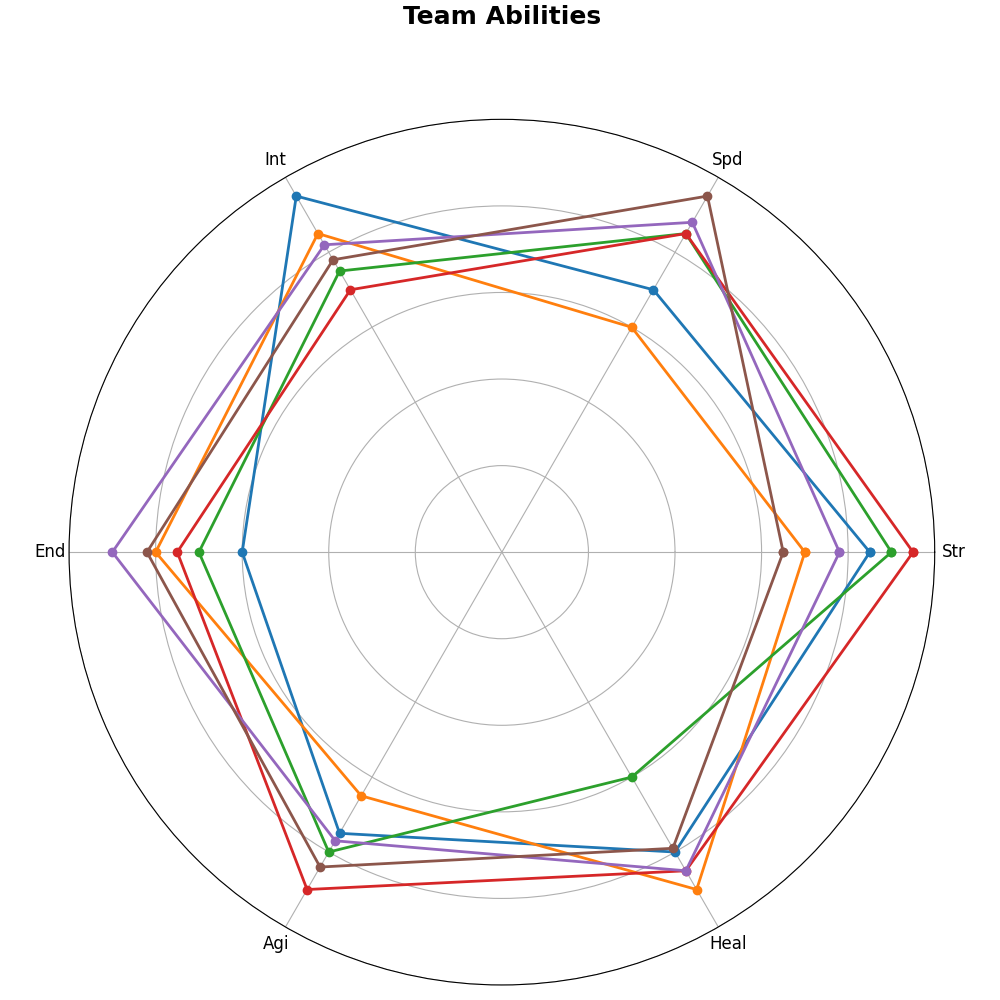

This chart was generated by the following Python code:
import numpy as np
import matplotlib.pyplot as plt

categories = ['Str', 'Spd', 'Int', 'End', 'Agi', 'Heal']
num_vars = len(categories)

team_abilities = {
    'Alpha': [85, 70, 95, 60, 75, 80],
    'Beta': [70, 60, 85, 80, 65, 90],
    'Gamma': [90, 85, 75, 70, 80, 60],
    'Delta': [95, 85, 70, 75, 90, 85],
    # Added new data series
    'Epsilon': [78, 88, 82, 90, 77, 85],
    'Zeta': [65, 95, 78, 82, 84, 79]
}

angles = np.linspace(0, 2 * np.pi, num_vars, endpoint=False).tolist()
angles += angles[:1]

fig, ax = plt.subplots(figsize=(10, 10), subplot_kw=dict(polar=True))

for team, abilities in team_abilities.items():
    abilities += abilities[:1]
    ax.plot(angles, abilities, linewidth=2, marker='o')

plt.xticks(angles[:-1], categories, color='black', size=12)
ax.set_ylim(0, 100)
plt.yticks([20, 40, 60, 80, 100], [])

plt.title('Team Abilities', size=18, color='black', y=1.1, weight='bold')

plt.tight_layout()
plt.show()
